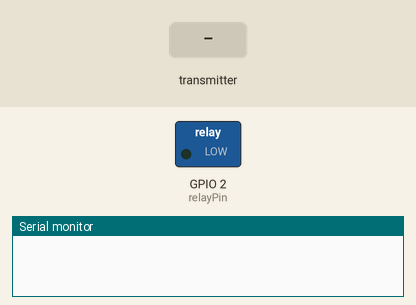
Simulated run of this sketch. Board: ESP32. Shown: switched loads named in the sketch (green lamp = pin HIGH), the last lines printed to the serial monitor. The test bench sets the inputs (shaded band).

Above: at 1.2 s.
1.3 s: the transmitter starts sending c = 100
At 1.9 s:
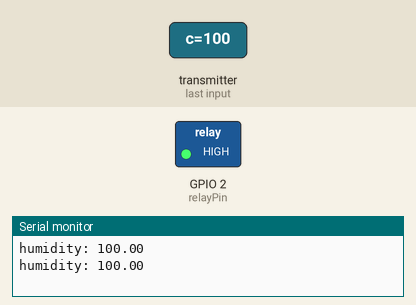
2.8 s: the transmitter starts sending c = 0
At 4.3 s:
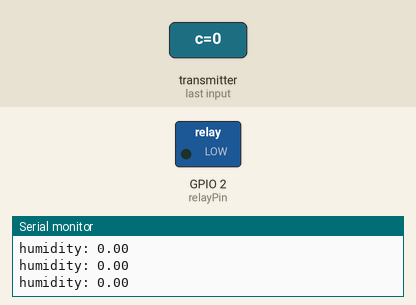
Timing chart, 0 to 5.8 s (numbered marks = the images above; inputs shaded):
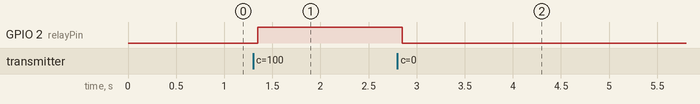

Measured:
- after the input at 1.3 s, GPIO 2 (relayPin): LOW → HIGH after 0.05 s
- after the input at 2.8 s, GPIO 2 (relayPin): HIGH → LOW after 0.05 s

The sketch:

Receiver_code.ino
```cpp
#include <esp_now.h>
#include <WiFi.h>

int relayPin = 2;


//making the message struct
typedef struct struct_message {
    float c;
} struct_message;

struct_message myData;

void OnDataRecv(const uint8_t * mac, const uint8_t *incomingData, int len) {
    memcpy(&myData, incomingData, sizeof(myData));
    Serial.print("humidity: ");
    Serial.println(myData.c);

    if(myData.c <55.0){
      digitalWrite(relayPin, LOW); //turns the relay on
    }
    //dead zone for 55 to 56
    else if (myData.c > 56.0){
      digitalWrite(relayPin, HIGH); //turns the relay off
    } else{
      //do nothing
    }

}
void setup() {
  Serial.begin(115200);
  WiFi.mode(WIFI_STA);

if (esp_now_init() != ESP_OK) {
    Serial.println("Error initializing ESP-NOW");
    return;
  }

  // Once ESPNow is successfully Init, we will register for recv CB to
  // get recv packer info
  esp_now_register_recv_cb(OnDataRecv);

  pinMode(relayPin, OUTPUT);
}//setup end

void loop() {
  delay(1000*60*10);
}
```
